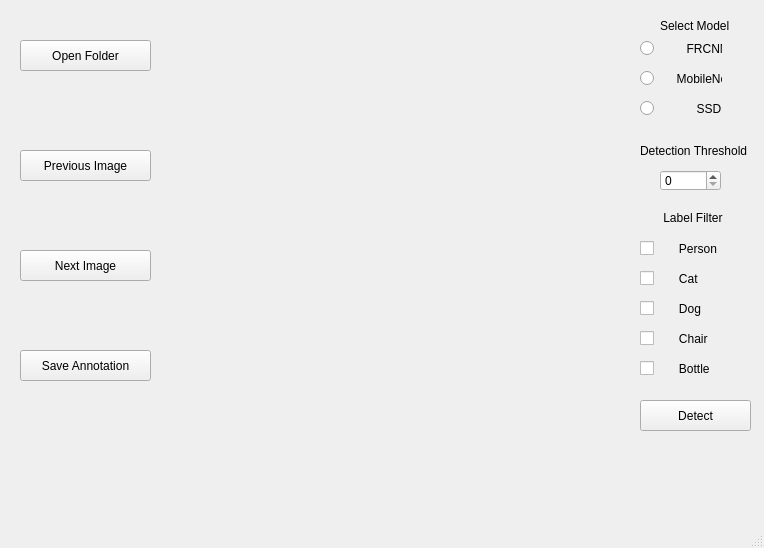
<?xml version="1.0" encoding="UTF-8"?>
<ui version="4.0">
 <class>ResoluteAI</class>
 <widget class="QMainWindow" name="ResoluteAI">
  <property name="geometry">
   <rect>
    <x>0</x>
    <y>0</y>
    <width>764</width>
    <height>548</height>
   </rect>
  </property>
  <property name="windowTitle">
   <string>MainWindow</string>
  </property>
  <widget class="QWidget" name="centralwidget">
   <widget class="QPushButton" name="open_folder">
    <property name="geometry">
     <rect>
      <x>20</x>
      <y>40</y>
      <width>131</width>
      <height>31</height>
     </rect>
    </property>
    <property name="text">
     <string>Open Folder</string>
    </property>
   </widget>
   <widget class="QPushButton" name="prev_image">
    <property name="geometry">
     <rect>
      <x>20</x>
      <y>150</y>
      <width>131</width>
      <height>31</height>
     </rect>
    </property>
    <property name="text">
     <string>Previous Image</string>
    </property>
   </widget>
   <widget class="QPushButton" name="next_img">
    <property name="geometry">
     <rect>
      <x>20</x>
      <y>250</y>
      <width>131</width>
      <height>31</height>
     </rect>
    </property>
    <property name="text">
     <string>Next Image</string>
    </property>
   </widget>
   <widget class="QPushButton" name="save_anno">
    <property name="geometry">
     <rect>
      <x>20</x>
      <y>350</y>
      <width>131</width>
      <height>31</height>
     </rect>
    </property>
    <property name="text">
     <string>Save Annotation</string>
    </property>
   </widget>
   <widget class="QLabel" name="label">
    <property name="geometry">
     <rect>
      <x>660</x>
      <y>10</y>
      <width>111</width>
      <height>31</height>
     </rect>
    </property>
    <property name="text">
     <string>Select Model</string>
    </property>
   </widget>
   <widget class="QLabel" name="label_2">
    <property name="geometry">
     <rect>
      <x>640</x>
      <y>140</y>
      <width>121</width>
      <height>21</height>
     </rect>
    </property>
    <property name="text">
     <string>Detection Threshold</string>
    </property>
   </widget>
   <widget class="QLabel" name="photo_img">
    <property name="geometry">
     <rect>
      <x>140</x>
      <y>0</y>
      <width>471</width>
      <height>511</height>
     </rect>
    </property>
    <property name="text">
     <string/>
    </property>
    <property name="pixmap">
     <pixmap>../../Pictures/Canva - English Cocker Spaniel Puppy Sitting On Ground Beside Grass .jpg</pixmap>
    </property>
    <property name="scaledContents">
     <bool>true</bool>
    </property>
   </widget>
   <widget class="QRadioButton" name="frcnn_chk">
    <property name="geometry">
     <rect>
      <x>640</x>
      <y>40</y>
      <width>82</width>
      <height>17</height>
     </rect>
    </property>
    <property name="text">
     <string>        FRCNN</string>
    </property>
   </widget>
   <widget class="QRadioButton" name="mobilenet_chk">
    <property name="geometry">
     <rect>
      <x>640</x>
      <y>70</y>
      <width>82</width>
      <height>17</height>
     </rect>
    </property>
    <property name="text">
     <string>     MobileNet</string>
    </property>
   </widget>
   <widget class="QRadioButton" name="ssd_chk">
    <property name="geometry">
     <rect>
      <x>640</x>
      <y>100</y>
      <width>82</width>
      <height>17</height>
     </rect>
    </property>
    <property name="text">
     <string>           SSD</string>
    </property>
   </widget>
   <widget class="QSpinBox" name="Thres">
    <property name="geometry">
     <rect>
      <x>660</x>
      <y>170</y>
      <width>61</width>
      <height>21</height>
     </rect>
    </property>
   </widget>
   <widget class="QLabel" name="label_3">
    <property name="geometry">
     <rect>
      <x>650</x>
      <y>210</y>
      <width>121</width>
      <height>16</height>
     </rect>
    </property>
    <property name="text">
     <string>    Label Filter</string>
    </property>
   </widget>
   <widget class="QCheckBox" name="person_chk">
    <property name="geometry">
     <rect>
      <x>640</x>
      <y>240</y>
      <width>82</width>
      <height>17</height>
     </rect>
    </property>
    <property name="text">
     <string>      Person</string>
    </property>
   </widget>
   <widget class="QCheckBox" name="cat_chk">
    <property name="geometry">
     <rect>
      <x>640</x>
      <y>270</y>
      <width>82</width>
      <height>17</height>
     </rect>
    </property>
    <property name="text">
     <string>      Cat</string>
    </property>
   </widget>
   <widget class="QCheckBox" name="dog_chk">
    <property name="geometry">
     <rect>
      <x>640</x>
      <y>300</y>
      <width>82</width>
      <height>17</height>
     </rect>
    </property>
    <property name="text">
     <string>      Dog</string>
    </property>
   </widget>
   <widget class="QCheckBox" name="chair_chk">
    <property name="geometry">
     <rect>
      <x>640</x>
      <y>330</y>
      <width>82</width>
      <height>17</height>
     </rect>
    </property>
    <property name="text">
     <string>      Chair</string>
    </property>
   </widget>
   <widget class="QCheckBox" name="bottle_chk">
    <property name="geometry">
     <rect>
      <x>640</x>
      <y>360</y>
      <width>82</width>
      <height>17</height>
     </rect>
    </property>
    <property name="text">
     <string>      Bottle</string>
    </property>
    <property name="shortcut">
     <string>Left</string>
    </property>
    <property name="checkable">
     <bool>true</bool>
    </property>
    <property name="checked">
     <bool>false</bool>
    </property>
   </widget>
   <widget class="QPushButton" name="detect_btn">
    <property name="geometry">
     <rect>
      <x>640</x>
      <y>400</y>
      <width>111</width>
      <height>31</height>
     </rect>
    </property>
    <property name="text">
     <string>Detect</string>
    </property>
   </widget>
  </widget>
  <widget class="QStatusBar" name="statusbar">
   <property name="sizeGripEnabled">
    <bool>true</bool>
   </property>
  </widget>
 </widget>
 <resources/>
 <connections/>
</ui>
